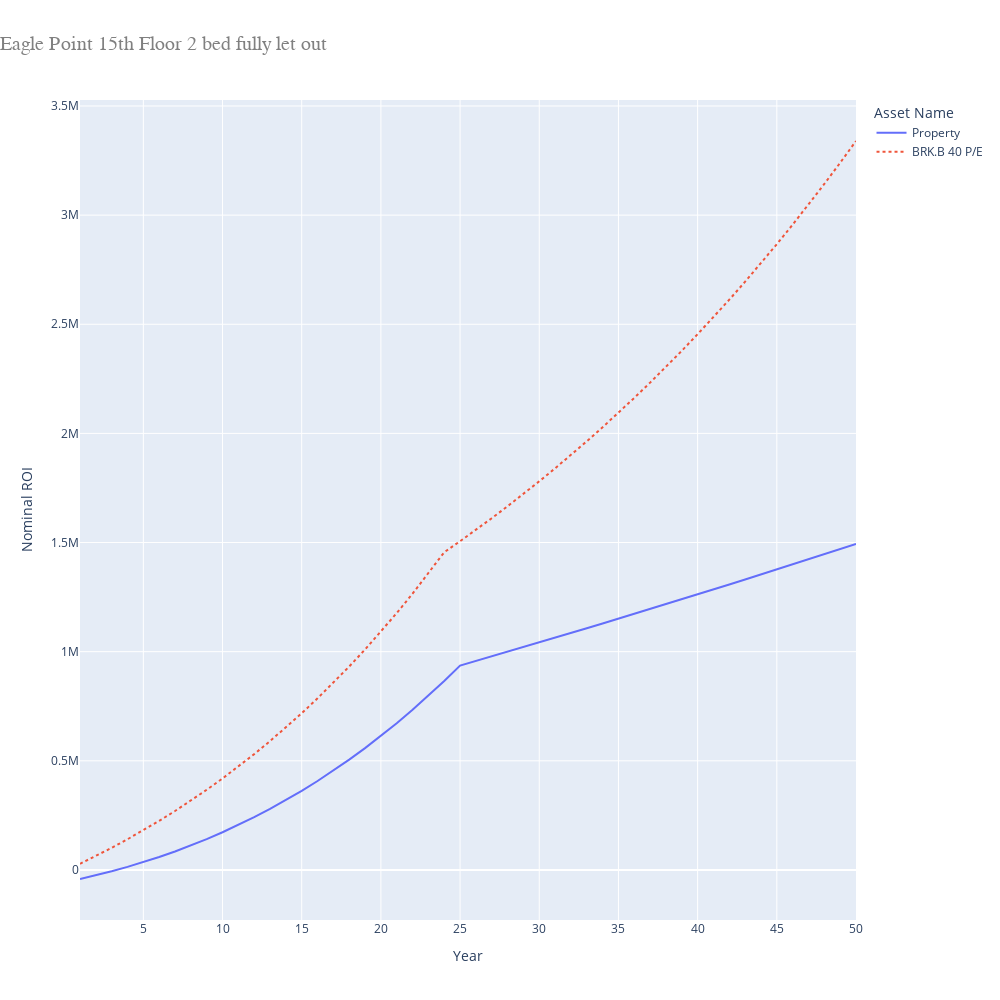

This figure's notebook cell:
### Code cell
# Eagle Point 15th Floor 2 bed fully let out
property_price = 1050000

repayment_mortgage = RepaymentMortgage(
    property_price * 0.85,
    25,
    FIXED_INTEREST_RATE
)

asset_name = "Property"
asset_dictionary[asset_name] = LeaseholdProperty(
    False,
    property_price,
    monthly_gross_rental=3300,
    rental_tax=0.45,
    months_occupied_out_of_12=8,
    agency_percentage=LIXING_AGENCY_PERCENTAGE,
    annual_service_charge=7 * 456,
    annual_ground_rent=600,
    mortgage=repayment_mortgage
)

opportunity_cost_property = asset_dictionary[asset_name]
opportunity_cost_property.will_you_live_in_this = False

yearly_principle_repayments = []
previous_year = opportunity_cost_property.mortgage.total_principle_paid(1)
yearly_principle_repayments.append(previous_year)

for year in range(2, 25):
    current_year = opportunity_cost_property.mortgage.total_principle_paid(year)
    yearly_principle_repayments.append(current_year - previous_year)
    previous_year = current_year

print(yearly_principle_repayments)

asset_dictionary["BRK.B 40 P/E"] = HLStock(
    opportunity_cost_property.property_value * 0.25,
    stock_price_to_earnings,
    yearly_principle_repayments
)

(headers, table, graph_source) = generate_header_table_and_graph_source(
    asset_dictionary
)

fig = px.line(
    graph_source,
    x='Year',
    y='Nominal ROI',
    color='Asset Name',
    line_dash='Asset Name',
    title='Eagle Point 15th Floor 2 bed fully let out',
    width=1000,
    height=1000
)

fig.update_layout(
    title_font_size=20,
    title_font_family='Courier',
    title_font_color='gray',
    title_x=0
)

fig.show()

### Figure 1 — Plotly figure (JSON) as saved in the notebook; plotly's stock layout.template omitted (floating-point values rounded to 4 significant figures)
{"data": [{"hovertemplate": "Asset Name=Property<br>Year=%{x}<br>Nominal ROI=%{y}<extra></extra>", "legendgroup": "Property", "line": {"color": "#636efa", "dash": "solid"}, "marker": {"symbol": "circle"}, "mode": "lines", "name": "Property", "orientation": "v", "showlegend": true, "type": "scatter", "x": [1, 2, 3, 4, 5, 6, 7, 8, 9, 10, 11, 12, 13, 14, 15, 16, 17, 18, 19, 20, 21, 22, 23, 24, 25, 26, 27, 28, 29, 30, 31, 32, 33, 34, 35, 36, 37, 38, 39, 40, 41, 42, 43, 44, 45, 46, 47, 48, 49, 50], "xaxis": "x", "y": [-41610.0, -24440.0, -6123.0, 13890.0, 35650.0, 59220.0, 84650.0, 112000.0, 141300.0, 172700.0, 206200.0, 241800.0, 279700.0, 319900.0, 362400.0, 407400.0, 455000.0, 505100.0, 558000.0, 613600.0, 672000.0, 733400.0, 797900.0, 865500.0, 936300.0, 957300.0, 978500.0, 999700.0, 1021000.0, 1042000.0, 1064000.0, 1086000.0, 1107000.0, 1129000.0, 1151000.0, 1173000.0, 1195000.0, 1218000.0, 1240000.0, 1263000.0, 1285000.0, 1308000.0, 1331000.0, 1354000.0, 1377000.0, 1400000.0, 1423000.0, 1447000.0, 1470000.0, 1494000.0], "yaxis": "y"}, {"hovertemplate": "Asset Name=BRK.B 40 P/E<br>Year=%{x}<br>Nominal ROI=%{y}<extra></extra>", "legendgroup": "BRK.B 40 P/E", "line": {"color": "#EF553B", "dash": "dot"}, "marker": {"symbol": "circle"}, "mode": "lines", "name": "BRK.B 40 P/E", "orientation": "v", "showlegend": true, "type": "scatter", "x": [1, 2, 3, 4, 5, 6, 7, 8, 9, 10, 11, 12, 13, 14, 15, 16, 17, 18, 19, 20, 21, 22, 23, 24, 25, 26, 27, 28, 29, 30, 31, 32, 33, 34, 35, 36, 37, 38, 39, 40, 41, 42, 43, 44, 45, 46, 47, 48, 49, 50], "xaxis": "x", "y": [28050.0, 63740.0, 101200.0, 140400.0, 181600.0, 224800.0, 270000.0, 317400.0, 367100.0, 419100.0, 473500.0, 530500.0, 590200.0, 652600.0, 717800.0, 786100.0, 857500.0, 932100.0, 1010000.0, 1092000.0, 1177000.0, 1266000.0, 1359000.0, 1456000.0, 1506000.0, 1558000.0, 1611000.0, 1666000.0, 1723000.0, 1780000.0, 1840000.0, 1901000.0, 1964000.0, 2028000.0, 2095000.0, 2163000.0, 2233000.0, 2305000.0, 2379000.0, 2455000.0, 2533000.0, 2613000.0, 2695000.0, 2780000.0, 2867000.0, 2956000.0, 3048000.0, 3143000.0, 3240000.0, 3340000.0], "yaxis": "y"}], "layout": {"height": 1000, "legend": {"title": {"text": "Asset Name"}, "tracegroupgap": 0}, "title": {"font": {"color": "gray", "family": "Courier", "size": 20}, "text": "Eagle Point 15th Floor 2 bed fully let out", "x": 0}, "width": 1000, "xaxis": {"anchor": "y", "domain": [0, 1], "title": {"text": "Year"}}, "yaxis": {"anchor": "x", "domain": [0, 1], "title": {"text": "Nominal ROI"}}}}
